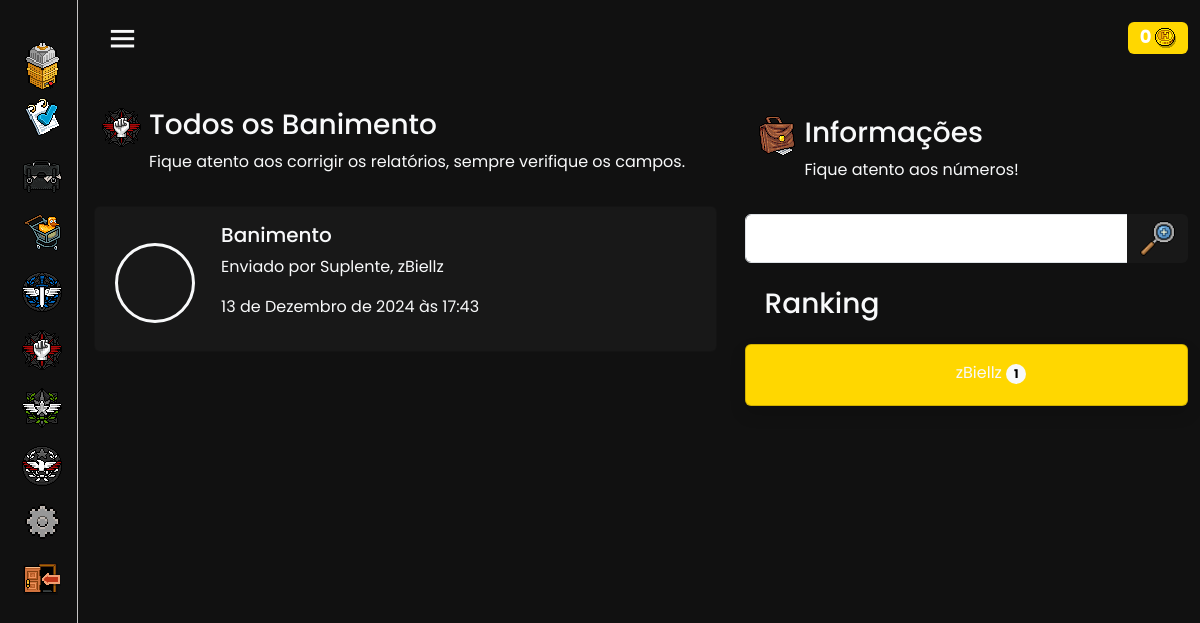
Page /system/dpo/banimento/ (signed in) on the committed database.
### ControleDeAcesso/models.py (models this page shows, shortened)
class PolicialUsuario(AbstractUser):
    username = models.CharField(
        _('username'),
        max_length=150,
        unique=True,
        validators=[RegexValidator(
            regex=r'^[a-zA-Z0-9@_:.,\-!=]+$',
            message=_('Enter a valid username. This value may contain only letters (uppercase and lowercase), numbers, @, :, -, and _ characters.'),
            code='invalid_username',
        )],
        help_text=_('150 characters or fewer. Letters (uppercase and lowercase), digits, @, :, -, and _ only.'),
    )
    patente = models.CharField(choices=CARGOS, blank=False, null=False, max_length=50, default='Agente')
    moedas = models.IntegerField(default=0, editable=True)
    ultimo_acesso = models.DateTimeField(null=True, blank=True)
    objects = CustomUserManager()
    patente_order = models.IntegerField(default=0, editable=False)
    slug = models.SlugField(unique=True, blank=True, null=True)
    status = models.CharField(choices=STATUS, blank=False, null=False, max_length=50, default='Ativo')

### System/models.py (models this page shows)
class DPOBanimento(models.Model):
    datatime = models.DateTimeField(default=timezone.now)
    solicitante = models.ForeignKey(get_user_model(), on_delete=models.CASCADE,blank=True, null=True, related_name='solicitantedpobanimento')
    resp = models.TextField(blank=False, null=True, max_length=170, verbose_name='Responsável')
    banido = models.TextField(blank=False, null=True, max_length=170)
    fundação = models.IntegerField(default=0, editable=True)
    motivo = models.TextField(blank=False, null=True, max_length=170)
    imagem = models.ImageField(upload_to='imagens/')

### System/views.py (the view)
# urls.py: path('dpo/banimento/', DPOBanimentosView.as_view(), name='DPOBanimentos'),
class DPOBanimentosView(GroupRequiredMixin, ListView):
    model = DPOBanimento
    template_name = 'DPOBanimentos.html'
    context_object_name = 'relatorios'
    group_required = [u'STAFF', u'LDPO', u'MINISTRODPO', u'MEMBRODPO']
    def get_queryset(self):
        q = self.request.GET.get('q')
        queryset = DPOBanimento.objects.all()
        if q:
            queryset = queryset.filter(solicitante__username__icontains=q)
        queryset = queryset.order_by('-datatime')
        return queryset
    def get_context_data(self, **kwargs):
        context = super().get_context_data(**kwargs)
        ranking = DPOBanimento.objects.all().values('solicitante__username').annotate(total=Count('id')).order_by('-total')
        context['total'] = DPOBanimento.objects.all().count()
        context['ranking'] = ranking
        return context

### Templates/DPOBanimentos.html (shortened to what this page needs)
{% extends "Index.html" %}
{% load static %}
{% block main %}
<div class="container mt-3 m-auto mb-3">
    <div class='row'>
      <div class="mt-3 m-auto col-11 col-md-7 order-2 order-md-1 text-light">
        <div class="container d-flex">
          <div>
              <img src="{% static 'dpo.gif'%}" alt="">
          </div>
      <div class="ms-2">
      <h3>Todos os Banimento</h3>
      <p>Fique atento aos corrigir os relatórios, sempre verifique os campos.
    </div>
    </div>
        {% if relatorios %}
        {% for relatorio in relatorios %}
        <a class="card m-1 p-3 text-light text-decoration-none mb-3" style="background-color: #181818;" data-bs-toggle="collapse" href="#{{relatorio.pk}}" role="button" aria-expanded="false" aria-controls="{{relatorio.pk}}">
            <div class="d-flex">
                <div class="col-4 col-md-2 mt-md-3 mt-5 mb-2">
                  <div class="rounded-circle border border-3 border-light m-1" style="background: url(https://www.habbo.com.br/habbo-imaging/avatarimage?img_format=png&user={{relatorio.solicitante.username}}&direction=2&head_direction=2&size=sm&action=std) center 35% no-repeat, url({% static 'bgfloresta.png'%}) center center no-repeat; width: 80px; height: 80px;">
                  </div>
                </div>
                <div class="col-md-8 col-8">
                    <div class="container text-light">
                        <h5>Banimento</h5>
                        <p>Enviado por {{relatorio.solicitante.patente}}, {{relatorio.solicitante.username}}</p>
                        <p>{{relatorio.datatime}}</p>
                      </div>
                </div>
            </div>
        </a>
          {% endfor %}
          {% else %}
          <div class="alert alert-secondary mx-auto text-center mt-3" role="alert">
            Nenhum banimento foi encontrado!
          </div>
          {% endif %}
        </div>
      <div class='col-11 col-md-5 order-1 order-md-2 mx-auto'>
        <div class="container d-flex mt-4">
          <div>
            <img class="px" src="{% static 'bolsa.gif'%}" alt="">
            </div>
          <div class="ms-2 text-light">
          <h3>Informações</h3>
          <p>Fique atento aos números!</p>
          </div>
        </div>
        <form class="input-group mt-3" method="get">
            <input class='form-control' type="text" name="q">
            <button class=" btn text-light" style="background:#181818;" type=" submit">
                <i class='icon'>
                    <img width="35px" src="{% static "lupa.gif" %}" alt="">
                  </i></button>
        </form>
      <div class="container d-flex mt-4 mb-3">
        <div class="ms-2 text-light">
        <h3>Ranking</h3>
        </div>
      </div>
      {% if ranking %}
      {% for item in ranking %}
      <div class="d-flex card col-lg-12 col-md-12 col-12 shadow m-auto mt-1 action-text text-decoration-none" style="background-color: {% if forloop.counter == 1 %}gold{% elif forloop.counter == 2 %}silver{% elif forloop.counter == 3 %}#cd7f32 {% else %}#93110e{% endif %};" href="">
        <div class="d-flex">
            <div class="col-2">
                <div class="ms-5 rounded-circle m-auto px" style="background: url({% if forloop.counter == 1 %}{% static 'primeiro.gif'%}{% elif forloop.counter == 2 %}{% static 'segundo.gif'%}{% elif forloop.counter == 3 %}{% static 'terceiro.gif'%}{% endif %}) center center no-repeat; width: 60px; height: 60px;">
                </div>
            </div>
            <div class="text-light col-10">
                <p class="text-center me-4 mt-3">{{ item.solicitante__username }} <span class="badge text-bg-light  rounded-pill">{{ item.total }}</span>
                </p>
            </div>
        </div>
    </div>
      {% endfor %}
      {% else %}
      <div class="alert alert-secondary text-center m-auto mt-3">
        Ranking zerado!
      </div>
      {% endif %}
        </div>
    </div>
    </div>
{% endblock main %}

### Templates/Index.html (shortened to what this page needs)
{% load static %}
<html lang="en">
<head>
    <link href="{% static 'mode/style.css' %}" rel="stylesheet">
    <link href="/static/django_ckeditor_5/dist/styles.css" media="all" rel="stylesheet">
    <link rel="stylesheet" href="https://cdnjs.cloudflare.com/ajax/libs/font-awesome/6.4.0/css/all.min.css" />
    <link href='https://unpkg.com/boxicons@2.0.7/css/boxicons.min.css' rel='stylesheet'>
    <link href="https://cdn.jsdelivr.net/npm/bootstrap@5.3.3/dist/css/bootstrap.min.css" rel="stylesheet">
    <body style="background-color: #111111;">
        <div class="sidebar close">
          <div class="logo-details">
        </div>
          <ul class="nav-links">
            <li>
              <a href="{% url "PainelPrincipal" %}">
                <i class='bx'>
                  <img class="px" width="35px" src="{% static "home.gif" %}" alt="">
                </i>
              </a>
            </li>
            <li class="mt-2">
              <div class="iocn-link">
                <a href="#">
                  <i class='bx'>
                    <img class="px" width="35px" src="{% static "relatorio.png" %}" alt="">
                  </i>
                </a>
              </div>
            </li>
            <li class="mt-2">
              <div class="iocn-link">
                <a href="#">
                  <i class='bx'>
                    <img class="px" width="40px" src="{% static "bolsa2.gif" %}" alt="">
                  </i>
                </a>
              </div>
            </li>
            <li class="mt-2">
              <div class="iocn-link">
                <a href="#">
                  <i class='bx'>
                    <img class="px" width="37px" src="{% static "loja.png" %}" alt="">
                  </i>
                </a>
              </div>
            </li>
            {% if GuiaDpE or MinistroDpE or STAFF %}
            <li class="mt-2">
              <div class="iocn-link">
                <a href="#">
                  <i class='bx'>
                    <img class="px" width="40px" src="{% static "dpe.gif" %}" alt="">
                  </i>
                </a>
              </div>
            </li>
            {% endif %}
            {% if STAFF or MEMBRODPO or LDPO or MINISTRODPO %}
            <li class="mt-2">
              <div class="iocn-link">
                <a href="#">
                  <i class='bx'>
                    <img class="px" width="40px" src="{% static "dpo.gif" %}" alt="">
                  </i>
                </a>
              </div>
            </li>
            {% endif %}
            {% if STAFF or Analista or LDRH or MINISTRODRH %}
            <li class="mt-2">
              <div class="iocn-link">
                <a href="#">
                  <i class='bx'>
                    <img class="px" width="40px" src="{% static "drh.gif" %}" alt="">
                  </i>
                </a>
              </div>
            </li>
            {% endif %}
            <li class="mt-2">
              <div class="iocn-link">
                <a href="#">
                  <i class='bx'>
                    <img class="px" width="40px" src="{% static "jn.gif" %}" alt="">
                  </i>
                </a>
              </div>
            </li>
            <li class="mt-2">
              <div class="iocn-link">
                <a href="#">
                  <i class='bx'>
                    <img class="px" width="35px" src="{% static "config.png" %}" alt="">
                  </i>
                </a>
              </div>
            </li>
              <li class="mt-2">
                <a href="{% url "Logout" %}">
                  <i class='bx'>
                    <img class="px" width="40px" src="{% static "logout.png" %}" alt="">
                  </i>
                </a>
              </li>
      </ul>
        </div>
        <section class="home-section">
          <nav class="navbar bg-nav">
            <div class="container-fluid">
                <div class="home-content">
                  <i class='bx bx-menu text-light' ></i>
                </div>
                <div class="d-flex">
                  <div class="container mt-2 me-2">
                    <h4><span class="badge" style="background-color: gold; position: relative; left: 20px;">{{request.user.moedas}}  <img src="{% static 'coin.png' %}" alt="">
                    </span></h4>
                </div>
            </div>
          </div>
          </nav>
          {% block main %}
          {% endblock main %}
        </section>
      </body>
</html>

### Arquivos/mode/style.css (style rules this page uses)
* { margin: 0; padding: 0; box-sizing: border-box; font-family: 'Poppins', sans-serif; }
.px { image-rendering: pixelated; image-rendering: -o-crisp-edges; image-rendering: -moz-crisp-edges; image-rendering: crisp-edges; }
.bg-nav { background-color: #111111; }
.sidebar { position: fixed; top: 0; left: 0; height: 100%; width: 260px; background-color: #111111; border-right: solid #c6c4c4 1px; border-left: solid #111111 3px; z-index: 100; transition: all 0.5s ease; }
.sidebar.close { width: 78px; background: #111111; transition: all 0.4s ease; }
.sidebar .logo-details { background-color: #111111; height: 170px; width: 100%; position: relative; top: -10px; transition: all 0.4s ease; }
.sidebar.close .logo-details { background-color: #111111; height: 80px; width: 100%; position: relative; top: -10px; }
.sidebar .nav-links { height: 100%; padding: 10px 0 150px 0; overflow: auto; }
.sidebar.close .nav-links { overflow: auto; position: relative; top: -50px; }
.sidebar .nav-links li { position: relative; list-style: none; transition: all 0.4s ease; }
.sidebar .nav-links li .iocn-link { display: flex; align-items: center; justify-content: space-between; }
.sidebar.close .nav-links li .iocn-link { display: block }
.sidebar .nav-links li i { height: 50px; min-width: 78px; text-align: center; line-height: 50px; color: #fff; font-size: 20px; cursor: pointer; transition: all 0.3s ease; }
.sidebar .nav-links li a { display: flex; align-items: center; text-decoration: none; }
.home-section { background-color: #111111; position: relative; left: 260px; width: calc(100% - 260px); transition: all 0.5s ease; }
.sidebar.close ~ .home-section { left: 78px; width: calc(100% - 78px); }
.home-section .home-content { height: 60px; display: flex; align-items: center; }
.home-section .home-content .bx-menu, .home-section .home-content .text { color: #11101d; font-size: 35px; }
.home-section .home-content .bx-menu { margin: 0 15px; cursor: pointer; }

### rows in the picture
PolicialUsuario: user.moedas "0"
DPOBanimento: solicitante.patente "Suplente", solicitante.username "zBiellz", datatime "13 de Dezembro de 2024 às 17:43"

### other values in the picture
{{ item.solicitante__username }} "zBiellz"
{{ item.total }} "1"
